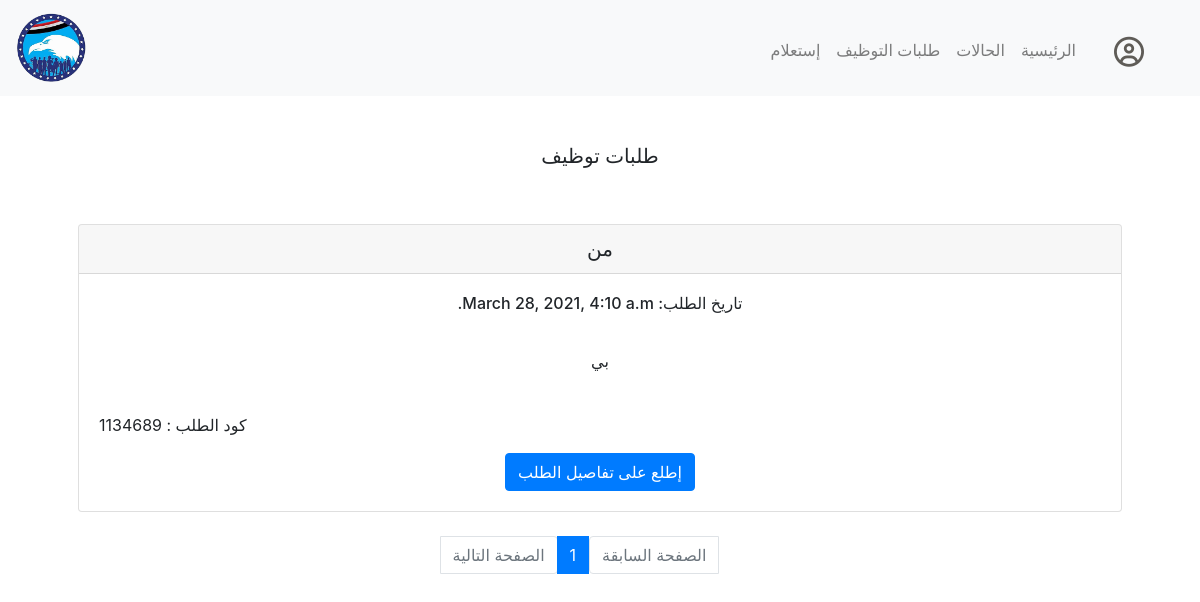
/ongoingjobs (signed in), run on an earlier commit of the app's database.
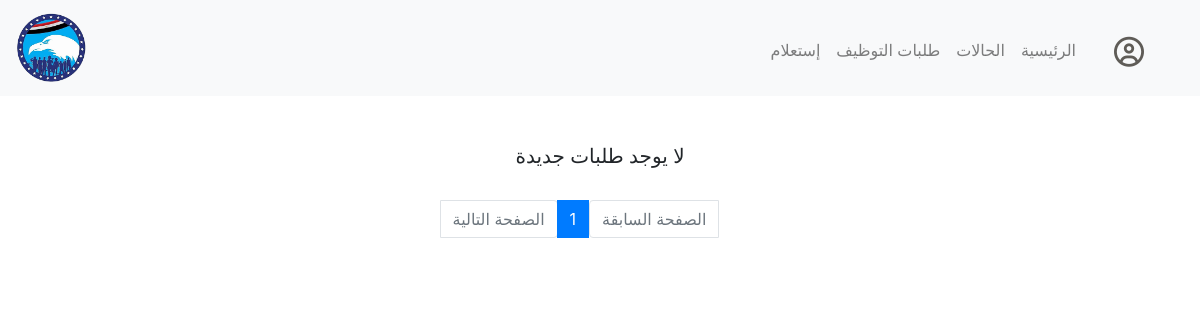
And on a later commit of the database.
### inhouse/models.py (models this page shows)
class Jobs(models.Model):
    jobCode = models.CharField(max_length=12)
    jobPersonaId = models.ForeignKey(Person, on_delete=models.CASCADE, related_name="applicants")
    jobDate = models.DateTimeField(auto_now_add=True, blank=True)
    jobStatus = models.CharField(max_length=20)
    jobUniversity = models.CharField(max_length=64)
    jobEduMajor = models.CharField(max_length=64)
    jobExtraDetails = models.TextField(blank=True)
    JobResponsible = models.ForeignKey(settings.AUTH_USER_MODEL, on_delete=models.CASCADE, related_name="hr")
    jobCV = models.FileField()

### inhouse/views.py (the view)
# urls.py: path("ongoingjobs", views.ongoingjobs, name="ongoingjobs"),
def ongoingjobs(request):
    if not request.user.is_authenticated:
        return HttpResponseRedirect(reverse("login"))
    cases_list = Jobs.objects.filter(jobStatus="ongoing").order_by('-id')
    paginator = Paginator(cases_list, 5)
    try:
        page = int(request.GET.get('page', '1'))
    except:
        page = 1
    try:
        cases = paginator.page(page)
    except(EmptyPage, InvalidPage):
        cases = paginator.page(paginator.num_pages)
    return render(request, "inhouse/ongoingjobs.html", {
        "cases" : cases
    })

### inhouse/templates/inhouse/ongoingjobs.html (shortened to what this page needs)
{% extends "inhouse/layout.html" %}
{% block main %}
{% if cases %}
<h5>طلبات توظيف</h5>
        {% for case in cases.object_list %}
        {% if case.jobStatus == 'ongoing' %}
        <br><br>
        <div class="card">
            <h5 class="card-header">{{case.jobEduMajor}}</h5>
            <div class="card-body">
              <h6 dir="rtl" class="card-title">تاريخ الطلب: {{case.jobDate}}</h6>
              <br>
              <p class="card-text">{{ case.jobExtraDetails|linebreaksbr }}</p>
              <br>
              <p class="text-left"> كود الطلب : {{case.jobCode}}</p>
              <a href="{% url 'case' case.jobCode %}" class="btn btn-primary">إطلع على تفاصيل الطلب</a>
            </div>
          </div>
        {% endif %}
        {% endfor %}
{% else %}
<h5>لا يوجد طلبات جديدة</h5>
{% endif %}
<br>
<nav aria-label="Page navigation example ">
    <ul dir="rtl" class="pagination justify-content-center">
       {% if cases.has_previous %}
      <li class="page-item"><a class="page-link" href="?page={{ cases.previous_page_number}}">الصفحة السابقة</a></li>
      {% else %}
      <li class="page-item disabled"><a class="page-link disabled" aria-disabled="true" href="#">الصفحة السابقة</a></li>
      {% endif %}
      {% for pg in cases.paginator.page_range %}
      {% if cases.number == pg %}
      <li class="page-item active"><a class="page-link" href="?page={{pg}}">{{pg}}</a></li>
      {% else %}
      <li class="page-item"><a class="page-link" href="?page={{pg}}">{{pg}}</a></li>
      {% endif %}
      {% endfor %}
      {% if cases.has_next %}
      <li class="page-item"><a class="page-link" href="?page={{ cases.next_page_number}}">الصفحة التالية</a></li>
      {% else %}
      <li class="page-item disabled"><a class="page-link disabled" aria-disabled="true" href="#">الصفحة التالية</a></li>
      {% endif %}
    </ul>
  </nav>
{% endblock %}

What changed in the data, as far as the page shows it:
removed Jobs: jobEduMajor "من", jobDate "March 28, 2021, 4:10 a.m.", jobExtraDetails "بي", jobCode "1134689"
Also different on the page:
text no longer shown: "طلبات توظيف"
text now shown: "لا يوجد طلبات جديدة"
